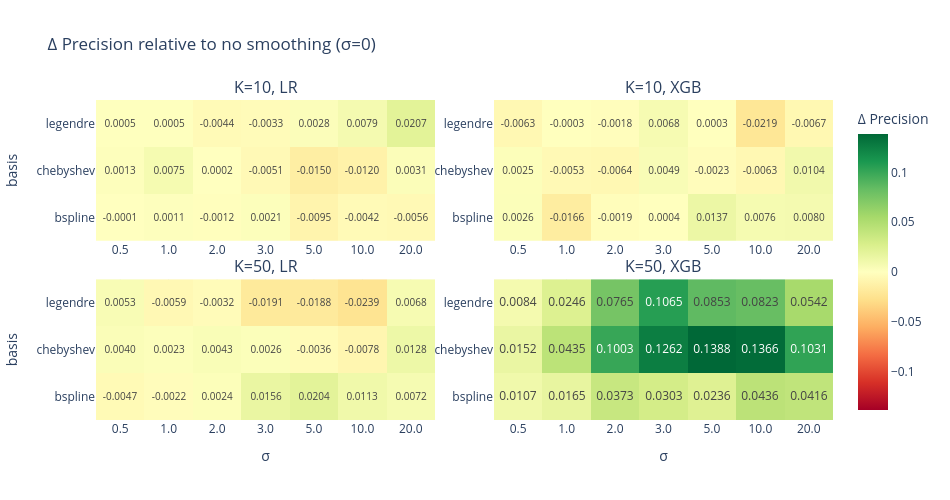

Source (notebook cell):
### Markdown cell above
## 4c. Δ Precision Heatmap

### Code cell
plot_delta_heatmap("precision", "Precision").show()

### Figure 1 — Plotly figure (JSON) as saved in the notebook; plotly's stock layout.template omitted (floating-point values rounded to 4 significant figures)
{"data": [{"colorscale": [[0, "rgb(165,0,38)"], [0.1, "rgb(215,48,39)"], [0.2, "rgb(244,109,67)"], [0.3, "rgb(253,174,97)"], [0.4, "rgb(254,224,139)"], [0.5, "rgb(255,255,191)"], [0.6, "rgb(217,239,139)"], [0.7, "rgb(166,217,106)"], [0.8, "rgb(102,189,99)"], [0.9, "rgb(26,152,80)"], [1, "rgb(0,104,55)"]], "showscale": false, "text": [["-0.0001", "0.0011", "-0.0012", "0.0021", "-0.0095", "-0.0042", "-0.0056"], ["0.0013", "0.0075", "0.0002", "-0.0051", "-0.0150", "-0.0120", "0.0031"], ["0.0005", "0.0005", "-0.0044", "-0.0033", "0.0028", "0.0079", "0.0207"]], "texttemplate": "%{text}", "type": "heatmap", "x": ["0.5", "1.0", "2.0", "3.0", "5.0", "10.0", "20.0"], "xaxis": "x", "y": ["bspline", "chebyshev", "legendre"], "yaxis": "y", "z": [[-0.0001426, 0.001118, -0.001241, 0.002127, -0.009522, -0.004155, -0.005593], [0.001345, 0.007495, 0.0002382, -0.005059, -0.015, -0.01199, 0.003106], [0.0005263, 0.0004908, -0.004374, -0.003263, 0.002771, 0.007945, 0.02069]], "zmax": 0.1388, "zmid": 0, "zmin": -0.1388}, {"colorbar": {"title": {"text": "Δ Precision"}}, "colorscale": [[0, "rgb(165,0,38)"], [0.1, "rgb(215,48,39)"], [0.2, "rgb(244,109,67)"], [0.3, "rgb(253,174,97)"], [0.4, "rgb(254,224,139)"], [0.5, "rgb(255,255,191)"], [0.6, "rgb(217,239,139)"], [0.7, "rgb(166,217,106)"], [0.8, "rgb(102,189,99)"], [0.9, "rgb(26,152,80)"], [1, "rgb(0,104,55)"]], "showscale": true, "text": [["0.0026", "-0.0166", "-0.0019", "0.0004", "0.0137", "0.0076", "0.0080"], ["0.0025", "-0.0053", "-0.0064", "0.0049", "-0.0023", "-0.0063", "0.0104"], ["-0.0063", "-0.0003", "-0.0018", "0.0068", "0.0003", "-0.0219", "-0.0067"]], "texttemplate": "%{text}", "type": "heatmap", "x": ["0.5", "1.0", "2.0", "3.0", "5.0", "10.0", "20.0"], "xaxis": "x2", "y": ["bspline", "chebyshev", "legendre"], "yaxis": "y2", "z": [[0.00259, -0.01656, -0.001894, 0.0003543, 0.0137, 0.00755, 0.007962], [0.002521, -0.00529, -0.006418, 0.004931, -0.00231, -0.00628, 0.01036], [-0.0063, -0.0002818, -0.001831, 0.006789, 0.0003317, -0.02188, -0.006707]], "zmax": 0.1388, "zmid": 0, "zmin": -0.1388}, {"colorscale": [[0, "rgb(165,0,38)"], [0.1, "rgb(215,48,39)"], [0.2, "rgb(244,109,67)"], [0.3, "rgb(253,174,97)"], [0.4, "rgb(254,224,139)"], [0.5, "rgb(255,255,191)"], [0.6, "rgb(217,239,139)"], [0.7, "rgb(166,217,106)"], [0.8, "rgb(102,189,99)"], [0.9, "rgb(26,152,80)"], [1, "rgb(0,104,55)"]], "showscale": false, "text": [["-0.0047", "-0.0022", "0.0024", "0.0156", "0.0204", "0.0113", "0.0072"], ["0.0040", "0.0023", "0.0043", "0.0026", "-0.0036", "-0.0078", "0.0128"], ["0.0053", "-0.0059", "-0.0032", "-0.0191", "-0.0188", "-0.0239", "0.0068"]], "texttemplate": "%{text}", "type": "heatmap", "x": ["0.5", "1.0", "2.0", "3.0", "5.0", "10.0", "20.0"], "xaxis": "x3", "y": ["bspline", "chebyshev", "legendre"], "yaxis": "y3", "z": [[-0.004746, -0.002249, 0.002413, 0.01564, 0.02037, 0.01126, 0.007159], [0.003952, 0.002302, 0.004305, 0.002572, -0.003554, -0.007826, 0.01285], [0.005258, -0.005904, -0.003206, -0.01907, -0.0188, -0.02389, 0.006836]], "zmax": 0.1388, "zmid": 0, "zmin": -0.1388}, {"colorscale": [[0, "rgb(165,0,38)"], [0.1, "rgb(215,48,39)"], [0.2, "rgb(244,109,67)"], [0.3, "rgb(253,174,97)"], [0.4, "rgb(254,224,139)"], [0.5, "rgb(255,255,191)"], [0.6, "rgb(217,239,139)"], [0.7, "rgb(166,217,106)"], [0.8, "rgb(102,189,99)"], [0.9, "rgb(26,152,80)"], [1, "rgb(0,104,55)"]], "showscale": false, "text": [["0.0107", "0.0165", "0.0373", "0.0303", "0.0236", "0.0436", "0.0416"], ["0.0152", "0.0435", "0.1003", "0.1262", "0.1388", "0.1366", "0.1031"], ["0.0084", "0.0246", "0.0765", "0.1065", "0.0853", "0.0823", "0.0542"]], "texttemplate": "%{text}", "type": "heatmap", "x": ["0.5", "1.0", "2.0", "3.0", "5.0", "10.0", "20.0"], "xaxis": "x4", "y": ["bspline", "chebyshev", "legendre"], "yaxis": "y4", "z": [[0.01066, 0.01653, 0.03735, 0.03034, 0.02357, 0.04358, 0.04159], [0.01518, 0.04348, 0.1003, 0.1262, 0.1388, 0.1366, 0.1031], [0.008363, 0.02456, 0.07645, 0.1065, 0.08531, 0.08229, 0.05417]], "zmax": 0.1388, "zmid": 0, "zmin": -0.1388}], "layout": {"annotations": [{"font": {"size": 16}, "showarrow": false, "text": "K=10, LR", "x": 0.23, "xanchor": "center", "xref": "paper", "y": 1, "yanchor": "bottom", "yref": "paper"}, {"font": {"size": 16}, "showarrow": false, "text": "K=10, XGB", "x": 0.77, "xanchor": "center", "xref": "paper", "y": 1, "yanchor": "bottom", "yref": "paper"}, {"font": {"size": 16}, "showarrow": false, "text": "K=50, LR", "x": 0.23, "xanchor": "center", "xref": "paper", "y": 0.44, "yanchor": "bottom", "yref": "paper"}, {"font": {"size": 16}, "showarrow": false, "text": "K=50, XGB", "x": 0.77, "xanchor": "center", "xref": "paper", "y": 0.44, "yanchor": "bottom", "yref": "paper"}], "height": 500, "title": {"text": "Δ Precision relative to no smoothing (σ=0)"}, "width": 950, "xaxis": {"anchor": "y", "domain": [0, 0.46]}, "xaxis2": {"anchor": "y2", "domain": [0.54, 1]}, "xaxis3": {"anchor": "y3", "domain": [0, 0.46], "title": {"text": "σ"}}, "xaxis4": {"anchor": "y4", "domain": [0.54, 1], "title": {"text": "σ"}}, "yaxis": {"anchor": "x", "domain": [0.56, 1], "title": {"text": "basis"}}, "yaxis2": {"anchor": "x2", "domain": [0.56, 1]}, "yaxis3": {"anchor": "x3", "domain": [0, 0.44], "title": {"text": "basis"}}, "yaxis4": {"anchor": "x4", "domain": [0, 0.44]}}}
